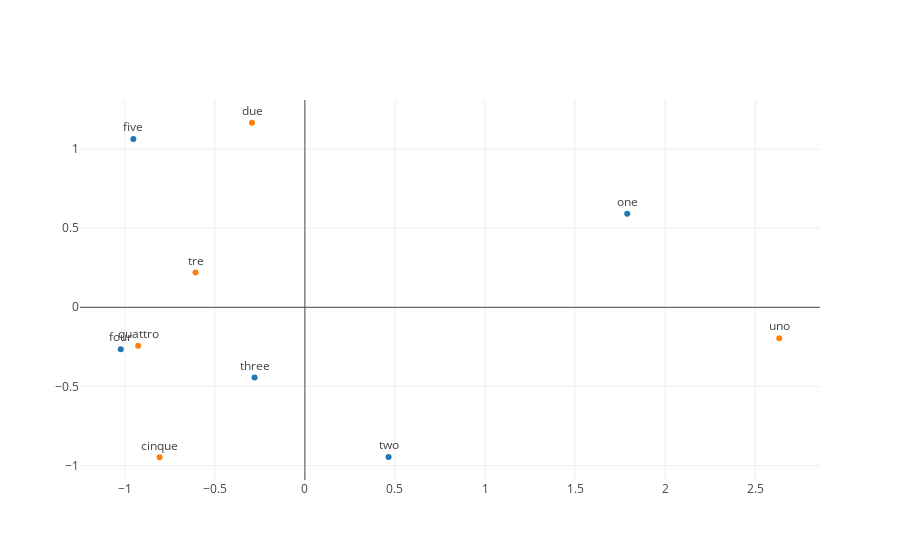

Here is the notebook cell this chart was saved with:
### Code cell
# you can also using plotly lib to plot in one figure
trace1 = Scatter(
    x = new_en_words_vec[:, 0],
    y = new_en_words_vec[:, 1],
    mode = 'markers+text',
    text = en_words,
    textposition = 'top'
)
trace2 = Scatter(
    x = new_it_words_vec[:, 0],
    y = new_it_words_vec[:, 1],
    mode = 'markers+text',
    text = it_words,
    textposition = 'top'
)
layout = Layout(
    showlegend = False
)
data = [trace1, trace2]

fig = Figure(data=data, layout=layout)
plot_url = plotly.offline.iplot(fig, filename='relatie_position_for_number.html')

### Figure 1 — Plotly figure (JSON) as saved in the notebook; plotly's stock layout.template omitted (floating-point values rounded to 4 significant figures)
{"data": [{"mode": "markers+text", "text": ["one", "two", "three", "four", "five"], "textposition": "top", "type": "scatter", "x": [1.789, 0.4646, -0.2793, -1.022, -0.9524], "y": [0.5909, -0.9456, -0.4439, -0.2646, 1.063]}, {"mode": "markers+text", "text": ["uno", "due", "tre", "quattro", "cinque"], "textposition": "top", "type": "scatter", "x": [2.633, -0.2936, -0.6073, -0.9257, -0.8066], "y": [-0.195, 1.166, 0.2203, -0.2437, -0.9472]}], "layout": {"showlegend": false}}
